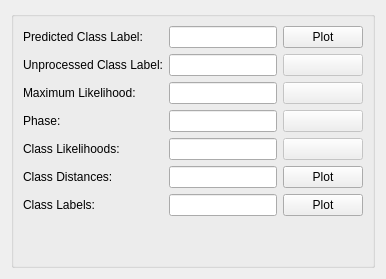
              <widget class="QWidget" name="page_57">
               <layout class="QGridLayout" name="gridLayout_75">
                <item row="0" column="0">
                 <widget class="QGroupBox" name="groupBox16_3">
                  <layout class="QGridLayout" name="gridLayout_76">
                   <item row="0" column="0">
                    <layout class="QGridLayout" name="gridLayout_33">
                     <item row="0" column="0">
                      <layout class="QFormLayout" name="formLayout_33">
                       <item row="0" column="0">
                        <widget class="QLabel" name="label_162">
                         <property name="text">
                          <string>Predicted Class Label:</string>
                         </property>
                        </widget>
                       </item>
                       <item row="0" column="1">
                        <widget class="QLineEdit" name="predictionWindow_timeseriesClassification_predictedClassLabel"/>
                       </item>
                       <item row="1" column="0">
                        <widget class="QLabel" name="label_167">
                         <property name="text">
                          <string>Unprocessed Class Label:</string>
                         </property>
                        </widget>
                       </item>
                       <item row="1" column="1">
                        <widget class="QLineEdit" name="predictionWindow_predictedClassLabel_5"/>
                       </item>
                       <item row="2" column="0">
                        <widget class="QLabel" name="label_166">
                         <property name="text">
                          <string>Maximum Likelihood:</string>
                         </property>
                        </widget>
                       </item>
                       <item row="2" column="1">
                        <widget class="QLineEdit" name="predictionWindow_timeseriesClassification_maximumLikelihood">
                         <property name="text">
                          <string/>
                         </property>
                        </widget>
                       </item>
                       <item row="3" column="0">
                        <widget class="QLabel" name="label_174">
                         <property name="text">
                          <string>Phase:</string>
                         </property>
                        </widget>
                       </item>
                       <item row="3" column="1">
                        <widget class="QLineEdit" name="predictionWindow_timeseriesClassification_phase">
                         <property name="text">
                          <string/>
                         </property>
                        </widget>
                       </item>
                       <item row="4" column="0">
                        <widget class="QLabel" name="label_163">
                         <property name="text">
                          <string>Class Likelihoods:</string>
                         </property>
                        </widget>
                       </item>
                       <item row="4" column="1">
                        <widget class="QLineEdit" name="predictionWindow_timeseriesClassification_classLikelihoods">
                         <property name="text">
                          <string/>
                         </property>
                        </widget>
                       </item>
                       <item row="5" column="0">
                        <widget class="QLabel" name="label_164">
                         <property name="text">
                          <string>Class Distances:</string>
                         </property>
                        </widget>
                       </item>
                       <item row="5" column="1">
                        <widget class="QLineEdit" name="predictionWindow_timeseriesClassification_classDistances">
                         <property name="text">
                          <string/>
                         </property>
                        </widget>
                       </item>
                       <item row="6" column="0">
                        <widget class="QLabel" name="label_165">
                         <property name="text">
                          <string>Class Labels:</string>
                         </property>
                        </widget>
                       </item>
                       <item row="6" column="1">
                        <widget class="QLineEdit" name="predictionWindow_timeseriesClassification_classLabels">
                         <property name="text">
                          <string/>
                         </property>
                        </widget>
                       </item>
                      </layout>
                     </item>
                     <item row="0" column="1">
                      <layout class="QVBoxLayout" name="verticalLayout_29">
                       <item>
                        <widget class="QPushButton" name="predictionWindow_timeseriesClassification_plotPredictedClassLabelsDataButton">
                         <property name="text">
                          <string>Plot</string>
                         </property>
                        </widget>
                       </item>
                       <item>
                        <widget class="QPushButton" name="filler_1">
                         <property name="enabled">
                          <bool>false</bool>
                         </property>
                         <property name="text">
                          <string/>
                         </property>
                        </widget>
                       </item>
                       <item>
                        <widget class="QPushButton" name="filler_2">
                         <property name="enabled">
                          <bool>false</bool>
                         </property>
                         <property name="text">
                          <string/>
                         </property>
                        </widget>
                       </item>
                       <item>
                        <widget class="QPushButton" name="filler_3">
                         <property name="enabled">
                          <bool>false</bool>
                         </property>
                         <property name="text">
                          <string/>
                         </property>
                        </widget>
                       </item>
                       <item>
                        <widget class="QPushButton" name="filler_4">
                         <property name="enabled">
                          <bool>false</bool>
                         </property>
                         <property name="text">
                          <string/>
                         </property>
                        </widget>
                       </item>
                       <item>
                        <widget class="QPushButton" name="predictionWindow_timeseriesClassification_plotClassLikelihoodsDataButton">
                         <property name="text">
                          <string>Plot</string>
                         </property>
                        </widget>
                       </item>
                       <item>
                        <widget class="QPushButton" name="predictionWindow_timeseriesClassification_plotClassDistancesDataButton">
                         <property name="sizePolicy">
                          <sizepolicy hsizetype="Preferred" vsizetype="Fixed">
                           <horstretch>0</horstretch>
                           <verstretch>0</verstretch>
                          </sizepolicy>
                         </property>
                         <property name="text">
                          <string>Plot</string>
                         </property>
                        </widget>
                       </item>
                       <item>
                        <spacer name="verticalSpacer_6">
                         <property name="orientation">
                          <enum>Qt::Vertical</enum>
                         </property>
                         <property name="sizeHint" stdset="0">
                          <size>
                           <width>20</width>
                           <height>40</height>
                          </size>
                         </property>
                        </spacer>
                       </item>
                      </layout>
                     </item>
                    </layout>
                   </item>
                  </layout>
                 </widget>
                </item>
               </layout>
              </widget>
